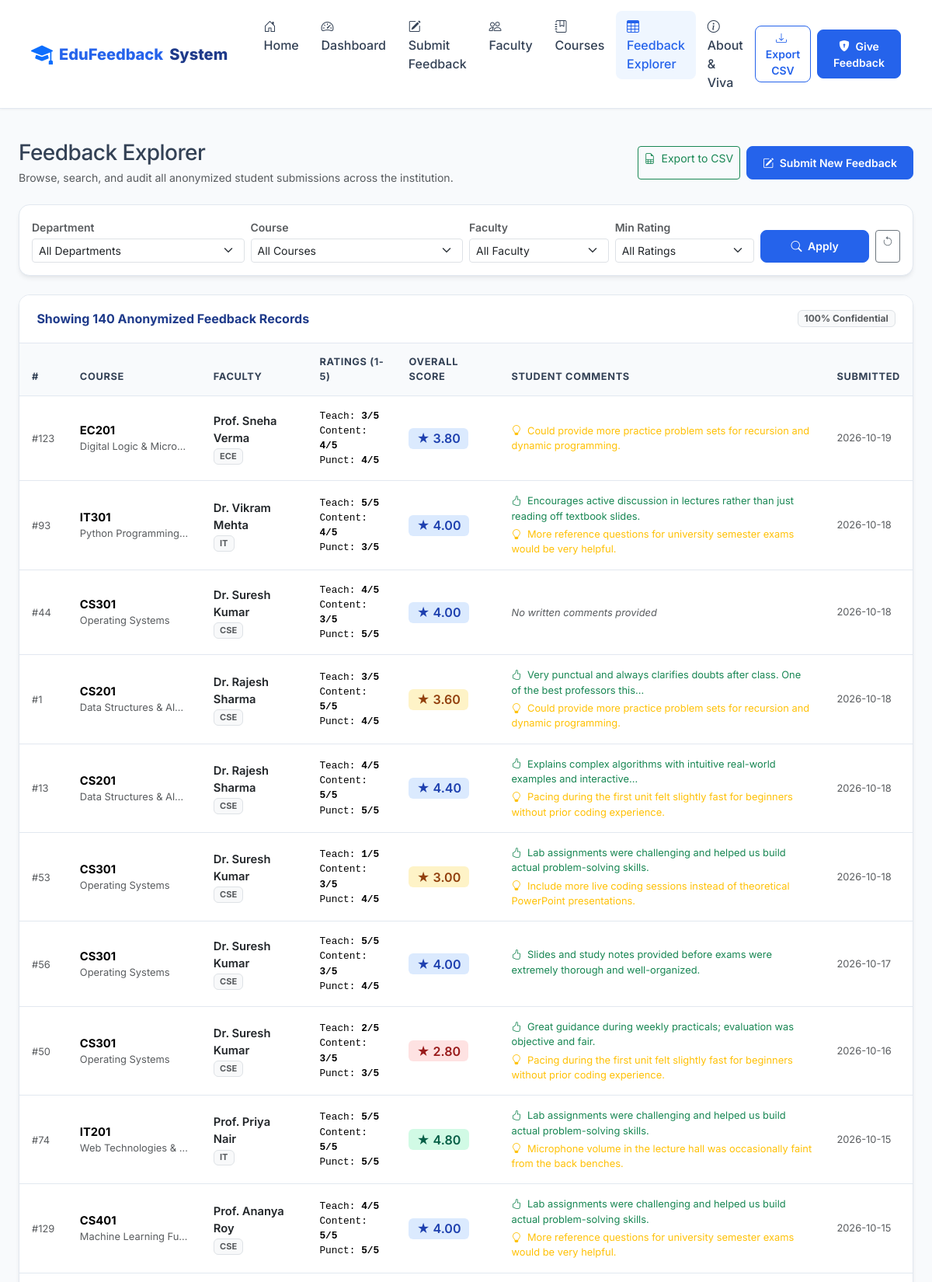
Page /feedback/explorer (upper part) on the committed database.
### models.py (models this page shows, shortened)
class Feedback(db.Model):
    __tablename__ = "feedback"
    id = db.Column(db.Integer, primary_key=True)
    department_id = db.Column(db.Integer, db.ForeignKey("departments.id"), nullable=False)
    course_id = db.Column(db.Integer, db.ForeignKey("courses.id"), nullable=False)
    faculty_id = db.Column(db.Integer, db.ForeignKey("faculty.id"), nullable=False)
    academic_year = db.Column(db.String(20), nullable=False, default="2025-2026")
    semester = db.Column(db.String(20), nullable=False)
    teaching_quality = db.Column(db.Integer, nullable=False)
    course_content = db.Column(db.Integer, nullable=False)
    punctuality = db.Column(db.Integer, nullable=False)
    doubt_solving = db.Column(db.Integer, nullable=False)
    lab_work_fairness = db.Column(db.Integer, nullable=False)
    overall_rating = db.Column(db.Float, nullable=False)
    comments_positive = db.Column(db.Text, nullable=True)
    comments_improvement = db.Column(db.Text, nullable=True)
    created_at = db.Column(db.DateTime, default=utc_now)
    department = db.relationship("Department", backref=db.backref("feedbacks", lazy=True), lazy="joined")
    course = db.relationship("Course", backref=db.backref("feedbacks", lazy=True), lazy="joined")
    faculty = db.relationship("Faculty", backref=db.backref("feedbacks", lazy=True), lazy="joined")

class Course(db.Model):
    __tablename__ = "courses"
    id = db.Column(db.Integer, primary_key=True)
    code = db.Column(db.String(20), unique=True, nullable=False)
    name = db.Column(db.String(150), nullable=False)
    department_id = db.Column(db.Integer, db.ForeignKey("departments.id"), nullable=False)
    semester = db.Column(db.Integer, nullable=False)
    credits = db.Column(db.Integer, default=3)
    faculty_id = db.Column(db.Integer, db.ForeignKey("faculty.id"), nullable=True)
    created_at = db.Column(db.DateTime, default=utc_now)

class Faculty(db.Model):
    __tablename__ = "faculty"
    id = db.Column(db.Integer, primary_key=True)
    name = db.Column(db.String(100), nullable=False)
    designation = db.Column(db.String(100), nullable=False)
    department_id = db.Column(db.Integer, db.ForeignKey("departments.id"), nullable=False)
    email = db.Column(db.String(120), unique=True, nullable=False)
    experience_years = db.Column(db.Integer, default=1)
    created_at = db.Column(db.DateTime, default=utc_now)
    courses = db.relationship("Course", backref="instructor", lazy=True)

class Department(db.Model):
    __tablename__ = "departments"
    id = db.Column(db.Integer, primary_key=True)
    code = db.Column(db.String(10), unique=True, nullable=False)
    name = db.Column(db.String(100), nullable=False)
    created_at = db.Column(db.DateTime, default=utc_now)
    faculty_members = db.relationship("Faculty", backref="department", lazy=True, cascade="all, delete-orphan")
    courses = db.relationship("Course", backref="department", lazy=True, cascade="all, delete-orphan")

### routes/feedback.py (the view)
@feedback_bp.route("/explorer")
def feedback_explorer():
    dept_id = request.args.get("department", type=int)
    course_id = request.args.get("course", type=int)
    faculty_id = request.args.get("faculty", type=int)
    min_rating = request.args.get("min_rating", type=float)
    semester = request.args.get("semester", type=str)
    query = Feedback.query
    if dept_id:
        query = query.filter_by(department_id=dept_id)
    if course_id:
        query = query.filter_by(course_id=course_id)
    if faculty_id:
        query = query.filter_by(faculty_id=faculty_id)
    if semester:
        query = query.filter_by(semester=semester)
    if min_rating:
        query = query.filter(Feedback.overall_rating >= min_rating)
    feedbacks = query.order_by(Feedback.created_at.desc()).all()
    departments = Department.query.order_by(Department.name).all()
    courses = Course.query.order_by(Course.code).all()
    faculty_list = Faculty.query.order_by(Faculty.name).all()
    return render_template(
        "feedback_explorer.html",
        feedbacks=feedbacks,
        departments=departments,
        courses=courses,
        faculty_list=faculty_list,
        selected_dept=dept_id,
        selected_course=course_id,
        selected_faculty=faculty_id,
        selected_min_rating=min_rating,
        selected_semester=semester
    )

### templates/feedback_explorer.html (shortened to what this page needs)
{% extends "base.html" %}
{% block content %}
<div class="container-fluid px-lg-4 py-4">
    <div class="d-flex flex-column flex-md-row justify-content-between align-items-md-center gap-3 mb-4">
        <div>
            <h1 class="h3 fw-extrabold text-navy mb-1">Feedback Explorer</h1>
            <p class="text-muted small mb-0">Browse, search, and audit all anonymized student submissions across the institution.</p>
        </div>
        <div class="d-flex gap-2">
            <a href="{{ url_for('api.export_feedback_csv', department=selected_dept, course=selected_course, faculty=selected_faculty) }}" class="btn btn-sm btn-outline-success">
                <i class="bi bi-file-earmark-spreadsheet me-1"></i> Export to CSV
            </a>
            <a href="{{ url_for('feedback.submit_feedback') }}" class="btn btn-sm btn-primary">
                <i class="bi bi-pencil-square me-1"></i> Submit New Feedback
            </a>
        </div>
    </div>
    <div class="custom-card p-3 mb-4">
        <form method="GET" action="{{ url_for('feedback.feedback_explorer') }}" class="row g-2 align-items-end">
            <div class="col-sm-6 col-md-3">
                <label class="form-label small fw-semibold text-muted mb-1">Department</label>
                <select name="department" class="form-select form-select-sm">
                    <option value="">All Departments</option>
                </select>
            </div>
            <div class="col-sm-6 col-md-3">
                <label class="form-label small fw-semibold text-muted mb-1">Course</label>
                <select name="course" class="form-select form-select-sm">
                    <option value="">All Courses</option>
                </select>
            </div>
            <div class="col-sm-6 col-md-2">
                <label class="form-label small fw-semibold text-muted mb-1">Faculty</label>
                <select name="faculty" class="form-select form-select-sm">
                    <option value="">All Faculty</option>
                </select>
            </div>
            <div class="col-sm-6 col-md-2">
                <label class="form-label small fw-semibold text-muted mb-1">Min Rating</label>
                <select name="min_rating" class="form-select form-select-sm">
                    <option value="">All Ratings</option>
                </select>
            </div>
            <div class="col-md-2 d-flex gap-2">
                <button type="submit" class="btn btn-sm btn-primary flex-grow-1">
                    <i class="bi bi-search me-1"></i> Apply
                </button>
                <a href="{{ url_for('feedback.feedback_explorer') }}" class="btn btn-sm btn-outline-secondary" title="Reset Filters">
                    <i class="bi bi-arrow-counterclockwise"></i>
                </a>
            </div>
        </form>
    </div>
    <div class="custom-card">
        <div class="card-header-clean">
            <span>Showing {{ feedbacks|length }} Anonymized Feedback Records</span>
            <span class="badge bg-light text-muted border">100% Confidential</span>
        </div>
        <div class="table-responsive">
            <table class="table table-hover table-custom align-middle">
                <thead>
                    <tr>
                        <th>#</th>
                        <th>Course</th>
                        <th>Faculty</th>
                        <th>Ratings (1-5)</th>
                        <th>Overall Score</th>
                        <th>Student Comments</th>
                        <th>Submitted</th>
                    </tr>
                </thead>
                <tbody>
                    {% for fb in feedbacks %}
                    <tr>
                        <td>
                            <span class="text-muted small">#{{ fb.id }}</span>
                        </td>
                        <td>
                            <div class="fw-bold text-navy">{{ fb.course.code }}</div>
                            <div class="small text-muted text-truncate" style="max-width: 140px;" title="{{ fb.course.name }}">{{ fb.course.name }}</div>
                        </td>
                        <td>
                            <div class="fw-semibold text-dark">{{ fb.faculty.name }}</div>
                            <span class="badge bg-light text-muted border">{{ fb.department.code }}</span>
                        </td>
                        <td>
                            <div class="small" style="font-family: monospace; font-size: 0.8rem;">
                                <div>Teach: <strong>{{ fb.teaching_quality }}/5</strong></div>
                                <div>Content: <strong>{{ fb.course_content }}/5</strong></div>
                                <div>Punct: <strong>{{ fb.punctuality }}/5</strong></div>
                            </div>
                        </td>
                        <td>
                            <span class="badge {{ fb.overall_rating|rating_badge }} fs-6">
                                ★ {{ "%.2f"|format(fb.overall_rating) }}
                            </span>
                        </td>
                        <td>
                            {% if fb.comments_positive %}
                                <div class="small text-success mb-1">
                                    <i class="bi bi-hand-thumbs-up me-1"></i> {{ fb.comments_positive|truncate(90) }}
                                </div>
                            {% endif %}
                            {% if fb.comments_improvement %}
                                <div class="small text-warning">
                                    <i class="bi bi-lightbulb me-1"></i> {{ fb.comments_improvement|truncate(90) }}
                                </div>
                            {% endif %}
                            {% if not fb.comments_positive and not fb.comments_improvement %}
                                <span class="text-muted small fst-italic">No written comments provided</span>
                            {% endif %}
                        </td>
                        <td>
                            <div class="small text-muted text-nowrap">
                                {{ fb.created_at.strftime('%Y-%m-%d') }}
                            </div>
                        </td>
                    </tr>
                    {% endfor %}
                </tbody>
            </table>
        </div>
    </div>
</div>
{% endblock %}

### static/css/style.css (style rules this page uses)
:root { --navy-900: #0f172a; --navy-800: #1e3a8a; --navy-700: #1d4ed8; --blue-600: #2563eb; --blue-500: #3b82f6; --blue-400: #60a5fa; --blue-100: #dbeafe; --blue-50: #eff6ff; --slate-50: #f8fafc; --slate-100: #f1f5f9; --slate-200: #e2e8f0; --slate-300: #cbd5e1; --slate-500: #64748b; --slate-700: #334155; --slate-900: #0f172a; --emerald-500: #10b981; --emerald-100: #d1fae5; --amber-500: #f59e0b; --amber-100: #fef3c7; --rose-500: #ef4444; --rose-100: #fee2e2; --card-radius: 14px; --button-radius: 8px; --card-shadow: 0 4px 6px -1px rgba(15, 23, 42, 0.07), 0 2px 4px -2px rgba(15, 23, 42, 0.05); --card-shadow-hover: 0 10px 15px -3px rgba(15, 23, 42, 0.1), 0 4px 6px -4px rgba(15, 23, 42, 0.05); }
body { font-family: 'Inter', -apple-system, BlinkMacSystemFont, "Segoe UI", Roboto, "Helvetica Neue", Arial, sans-serif; background-color: var(--slate-50); color: var(--slate-700); min-height: 100vh; display: flex; flex-direction: column; }
h1, h2, h3, h4, h5, h6 { color: var(--navy-800); font-weight: 700; letter-spacing: -0.02em; }
.btn-primary { background-color: var(--blue-600); border-color: var(--blue-600); border-radius: var(--button-radius); font-weight: 600; padding: 0.6rem 1.25rem; transition: all 0.2s ease-in-out; }
.custom-card { background: #ffffff; border: 1px solid var(--slate-200); border-radius: var(--card-radius); box-shadow: var(--card-shadow); transition: transform 0.2s ease, box-shadow 0.2s ease; overflow: hidden; }
.card-header-clean { background-color: #ffffff; border-bottom: 1px solid var(--slate-200); padding: 1.15rem 1.4rem; font-weight: 700; color: var(--navy-800); display: flex; align-items: center; justify-content: space-between; }
.badge-excel { background-color: #d1fae5; color: #065f46; font-weight: 600; padding: 0.35rem 0.65rem; border-radius: 6px; }
.badge-good { background-color: #dbeafe; color: #1e40af; font-weight: 600; padding: 0.35rem 0.65rem; border-radius: 6px; }
.badge-avg { background-color: #fef3c7; color: #92400e; font-weight: 600; padding: 0.35rem 0.65rem; border-radius: 6px; }
.badge-warn { background-color: #fee2e2; color: #991b1b; font-weight: 600; padding: 0.35rem 0.65rem; border-radius: 6px; }
.table-custom { margin-bottom: 0; }
.table-custom th { background-color: var(--slate-50); color: var(--slate-700); font-size: 0.8rem; text-transform: uppercase; letter-spacing: 0.05em; font-weight: 700; border-bottom: 1px solid var(--slate-200); padding: 0.9rem 1rem; }
.table-custom td { padding: 1rem; vertical-align: middle; border-bottom: 1px solid var(--slate-200); font-size: 0.92rem; }

### rows in the picture
Feedback: id "123", course.code "EC201", course.name "Digital Logic & Micro…", faculty.name "Prof. Sneha Verma", department.code "ECE", teaching_quality "3", course_content "4", punctuality "4", overall_rating "3.80", comments_improvement "Could provide more practice problem sets for recursion and dynamic programming.", created_at "2026-10-19"
Feedback: id "93", course.code "IT301", course.name "Python Programming…", faculty.name "Dr. Vikram Mehta", department.code "IT", teaching_quality "5", course_content "4", punctuality "3", overall_rating "4.00", comments_positive "Encourages active discussion in lectures rather than just reading off textbook slides.", comments_improvement "More reference questions for university semester exams would be very helpful.", created_at "2026-10-18"
Feedback: id "44", course.code "CS301", course.name "Operating Systems", faculty.name "Dr. Suresh Kumar", department.code "CSE", teaching_quality "4", course_content "3", punctuality "5", overall_rating "4.00", comments_positive "No written comments provided", created_at "2026-10-18"
Feedback: id "1", course.code "CS201", course.name "Data Structures & Al…", faculty.name "Dr. Rajesh Sharma", department.code "CSE", teaching_quality "3", course_content "5", punctuality "4", overall_rating "3.60", comments_positive "Very punctual and always clarifies doubts after class. One of the best professors this...", comments_improvement "Could provide more practice problem sets for recursion and dynamic programming.", created_at "2026-10-18"
Feedback: id "13", course.code "CS201", course.name "Data Structures & Al…", faculty.name "Dr. Rajesh Sharma", department.code "CSE", teaching_quality "4", course_content "5", punctuality "5", overall_rating "4.40", comments_positive "Explains complex algorithms with intuitive real-world examples and interactive...", comments_improvement "Pacing during the first unit felt slightly fast for beginners without prior coding experience.", created_at "2026-10-18"
Feedback: id "53", course.code "CS301", course.name "Operating Systems", faculty.name "Dr. Suresh Kumar", department.code "CSE", teaching_quality "1", course_content "3", punctuality "4", overall_rating "3.00", comments_positive "Lab assignments were challenging and helped us build actual problem-solving skills.", comments_improvement "Include more live coding sessions instead of theoretical PowerPoint presentations.", created_at "2026-10-18"
Feedback: id "56", course.code "CS301", course.name "Operating Systems", faculty.name "Dr. Suresh Kumar", department.code "CSE", teaching_quality "5", course_content "3", punctuality "4", overall_rating "4.00", comments_positive "Slides and study notes provided before exams were extremely thorough and well-organized.", created_at "2026-10-17"
Feedback: id "50", course.code "CS301", course.name "Operating Systems", faculty.name "Dr. Suresh Kumar", department.code "CSE", teaching_quality "2", course_content "3", punctuality "3", overall_rating "2.80", comments_positive "Great guidance during weekly practicals; evaluation was objective and fair.", comments_improvement "Pacing during the first unit felt slightly fast for beginners without prior coding experience.", created_at "2026-10-16"
Feedback: id "74", course.code "IT201", course.name "Web Technologies &…", faculty.name "Prof. Priya Nair", department.code "IT", teaching_quality "5", course_content "5", punctuality "5", overall_rating "4.80", comments_positive "Lab assignments were challenging and helped us build actual problem-solving skills.", comments_improvement "Microphone volume in the lecture hall was occasionally faint from the back benches.", created_at "2026-10-15"
Feedback: id "129", course.code "CS401", course.name "Machine Learning Fu…", faculty.name "Prof. Ananya Roy", department.code "CSE", teaching_quality "4", course_content "5", punctuality "5", overall_rating "4.00", comments_positive "Lab assignments were challenging and helped us build actual problem-solving skills.", comments_improvement "More reference questions for university semester exams would be very helpful.", created_at "2026-10-15"

### other values in the picture
{{ feedbacks|length }} "140"
